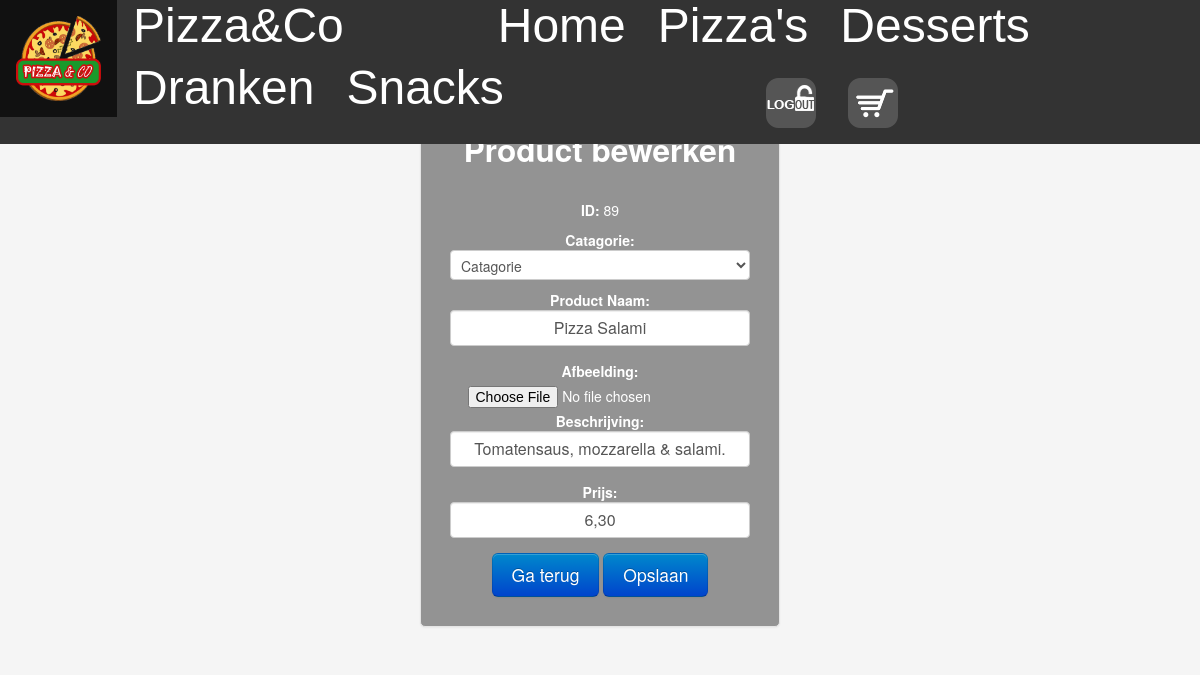
Page /editprod.php?ID=89 (signed in) on the committed database.
### tables this page shows
CREATE TABLE IF NOT EXISTS `product` (
  `ID` int(11) NOT NULL AUTO_INCREMENT,
  `Naam` varchar(120) NOT NULL,
  `Product_Afbeelding` varchar(120) NOT NULL,
  `Product_Beschrijving` varchar(500) NOT NULL,
  `Prijs` varchar(120) NOT NULL,
  `Catagorie` varchar(120) NOT NULL,
  PRIMARY KEY (`ID`)
);

### editprod.php (the view, shortened to what this page needs)
<?php
if(!isset($_SESSION['login'])) {
  header('location: alogin.php');
  exit;
}
Else{
   include 'NaviNoScrollKlant.php';
}
include('templates/header2.inc.php');
 function renderForm($ID, $Catagorie, $Naam, $Product_Afbeelding, $Product_Beschrijving, $Prijs, $error)
 {
 ?>
<div class="container">
         <form class="form-signin" method="POST" action="">
            <h2>Product bewerken</h2>
            <br />
            <p><strong>ID:</strong> <?php echo $ID; ?></p>
            <strong>Catagorie:</strong>
                  <select value='Catagorie' class='input-block-level' name='Catagorie' value="<?php echo $Catagorie; ?>">
                        <option value="Catagorie">Catagorie</option>
                    </select>
            <strong>Product Naam:</strong><input type="text" autocomplete="off" class="input-block-level" name="Naam" value="<?php echo $Naam; ?>" required/>
            <strong>Afbeelding:</strong><input type="file" name="imageUpload" id="imageUpload">
            <strong>Beschrijving:</strong><input type="text" autocomplete="off" class="input-block-level" name="Beschrijving" value="<?php echo $Product_Beschrijving; ?>" required/>
            <strong>Prijs:</strong><input type="text" autocomplete="off" class="input-block-level" name="Prijs" value="<?php echo $Prijs; ?>" required/>
            <input class="btn btn-large btn-primary" type="button" value="Ga terug" onclick="location.href = 'http://localhost/pizzaenco/chkprod.php';" />
            <input class="btn btn-large btn-primary" type="submit" name="submit" value="Opslaan" />
         </form>
      </div>
 </body>
 </html>
 <?php
 }
 if (isset($_POST['submit']))
 {
 if (is_numeric($_POST['ID']))
 {
 $ID = $_POST['ID'];
 $Naam = mysql_real_escape_string(htmlspecialchars($_POST['Naam']));
 $Product_Afbeelding = mysql_real_escape_string(htmlspecialchars($_POST['Product_Afbeelding']));
 $Product_Beschrijving = mysql_real_escape_string(htmlspecialchars($_POST['Product_Beschrijving']));
 $Catagorie = mysql_real_escape_string(htmlspecialchars($_POST['Catagorie']));
 if ($Naam == '' || $Product_Afbeelding == '' || $Product_Beschrijving == '' || $Prijs == '' || $Catagorie == '')
 {
 $error = 'ERROR: Please fill in all required fields!';
 renderForm($ID, $Catagorie, $Naam, $Product_Afbeelding, $Product_Beschrijving, $Prijs, $error);
 }
 else
 {
 mysql_query("UPDATE product SET Naam='$Naam', Product_Afbeelding='$Product_Afbeelding', Product_Beschrijving='$Product_Beschrijving', Prijs='$Prijs', Catagorie='$Catagorie' WHERE ID='$ID'")
 or die(mysql_error());
 header("Location: chkprod.php");
 }
 }
 else
 {
 echo 'Error!';
 }
 }
 else
 {
 if (isset($_GET['ID']) && is_numeric($_GET['ID']) && $_GET['ID'] > 0)
 {
 $ID = $_GET['ID'];
 $result = mysql_query("SELECT * FROM product WHERE ID=$ID")
 or die(mysql_error());
 $row = mysql_fetch_array($result);
 if($row)
 {
 $Naam = $row['Naam'];
 $Product_Afbeelding = $row['Product_Afbeelding'];
 $Catagorie = $row['Catagorie'];
 $Product_Beschrijving = $row['Product_Beschrijving'];
 $Prijs = $row['Prijs'];
 renderForm($ID, $Catagorie, $Naam, $Product_Afbeelding, $Product_Beschrijving, $Prijs, '');
 }
 else
 {
 echo "No results!";
 }
 }
 else
 {
 }
 }
?>

### css/NaviNoScroll.css (style rules this page uses)
body { margin:0; }

### css/style2.css (style rules this page uses)
body { padding-top: 40px; padding-bottom: 40px; background-color: #f5f5f5; background-repeat: no-repeat; margin:0; }
.form-signin { max-width: 300px; text-align: center; padding: 19px 29px 29px; margin: 60px auto 20px; background-color: rgba(0, 0, 0, 0.4); color: #ffffff; border: 1px solid #e5e5e5; -webkit-border-radius: 5px; -moz-border-radius: 5px; border-radius: 5px; -webkit-box-shadow: 0 1px 2px rgba(0,0,0,.05); -moz-box-shadow: 0 1px 2px rgba(0,0,0,.05); box-shadow: 0 1px 2px rgba(0,0,0,.05); }
.form-signin input[type="text"], .form-signin input[type="date"], .form-signin input[type="email"], .form-signin input[type="select"], .form-signin input[type="tel"], .form-signin input[type="time"], .form-signin input[type="password"] { font-size: 16px; height: auto; margin-bottom: 15px; padding: 7px 9px; text-align: center; }

### rows in the picture
product: Catagorie "Catagorie", Naam "Pizza Salami", Beschrijving "Tomatensaus, mozzarella & salami.", Prijs "6,30"

### other values in the picture
$ID "89"
